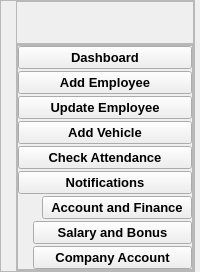
      <widget class="QWidget" name="LeftMenuPage1">
       <layout class="QVBoxLayout" name="verticalLayout_10">
        <property name="spacing">
         <number>0</number>
        </property>
        <property name="leftMargin">
         <number>0</number>
        </property>
        <property name="topMargin">
         <number>0</number>
        </property>
        <property name="rightMargin">
         <number>5</number>
        </property>
        <property name="bottomMargin">
         <number>0</number>
        </property>
        <item>
         <widget class="QFrame" name="frame_8">
          <property name="maximumSize">
           <size>
            <width>220999</width>
            <height>16777215</height>
           </size>
          </property>
          <property name="frameShape">
           <enum>QFrame::StyledPanel</enum>
          </property>
          <property name="frameShadow">
           <enum>QFrame::Raised</enum>
          </property>
          <layout class="QVBoxLayout" name="verticalLayout_11">
           <property name="spacing">
            <number>0</number>
           </property>
           <property name="leftMargin">
            <number>15</number>
           </property>
           <property name="topMargin">
            <number>0</number>
           </property>
           <property name="rightMargin">
            <number>0</number>
           </property>
           <property name="bottomMargin">
            <number>0</number>
           </property>
           <item alignment="Qt::AlignTop">
            <widget class="QFrame" name="frame_9">
             <property name="font">
              <font>
               <pointsize>15</pointsize>
               <weight>75</weight>
               <bold>true</bold>
              </font>
             </property>
             <property name="frameShape">
              <enum>QFrame::StyledPanel</enum>
             </property>
             <property name="frameShadow">
              <enum>QFrame::Raised</enum>
             </property>
             <layout class="QHBoxLayout" name="horizontalLayout_10">
              <property name="rightMargin">
               <number>0</number>
              </property>
              <item>
               <widget class="QLabel" name="label_7">
                <property name="maximumSize">
                 <size>
                  <width>150</width>
                  <height>150</height>
                 </size>
                </property>
                <property name="font">
                 <font>
                  <pointsize>15</pointsize>
                  <weight>75</weight>
                  <bold>true</bold>
                 </font>
                </property>
                <property name="midLineWidth">
                 <number>0</number>
                </property>
                <property name="text">
                 <string/>
                </property>
                <property name="pixmap">
                 <pixmap resource="Resource.qrc">:/LOGO/Graphics/ARM_LOGO_Crop.png</pixmap>
                </property>
                <property name="scaledContents">
                 <bool>true</bool>
                </property>
               </widget>
              </item>
             </layout>
            </widget>
           </item>
           <item>
            <widget class="QFrame" name="frame_10">
             <property name="sizePolicy">
              <sizepolicy hsizetype="Preferred" vsizetype="Expanding">
               <horstretch>0</horstretch>
               <verstretch>0</verstretch>
              </sizepolicy>
             </property>
             <property name="frameShape">
              <enum>QFrame::StyledPanel</enum>
             </property>
             <property name="frameShadow">
              <enum>QFrame::Raised</enum>
             </property>
             <layout class="QVBoxLayout" name="verticalLayout_13">
              <property name="spacing">
               <number>0</number>
              </property>
              <property name="leftMargin">
               <number>0</number>
              </property>
              <property name="topMargin">
               <number>0</number>
              </property>
              <property name="rightMargin">
               <number>0</number>
              </property>
              <property name="bottomMargin">
               <number>0</number>
              </property>
              <item alignment="Qt::AlignTop">
               <widget class="QFrame" name="frame_11">
                <property name="frameShape">
                 <enum>QFrame::StyledPanel</enum>
                </property>
                <property name="frameShadow">
                 <enum>QFrame::Raised</enum>
                </property>
                <layout class="QVBoxLayout" name="verticalLayout_12">
                 <property name="spacing">
                  <number>2</number>
                 </property>
                 <property name="leftMargin">
                  <number>0</number>
                 </property>
                 <property name="topMargin">
                  <number>0</number>
                 </property>
                 <property name="rightMargin">
                  <number>0</number>
                 </property>
                 <property name="bottomMargin">
                  <number>0</number>
                 </property>
                 <item>
                  <widget class="QPushButton" name="btnDashboard">
                   <property name="font">
                    <font>
                     <pointsize>10</pointsize>
                     <weight>75</weight>
                     <bold>true</bold>
                    </font>
                   </property>
                   <property name="text">
                    <string>Dashboard</string>
                   </property>
                   <property name="icon">
                    <iconset resource="Resource.qrc">
                     <normaloff>:/White Icons/Graphics/featherBlack/dashboard.png</normaloff>:/White Icons/Graphics/featherBlack/dashboard.png</iconset>
                   </property>
                   <property name="iconSize">
                    <size>
                     <width>24</width>
                     <height>24</height>
                    </size>
                   </property>
                  </widget>
                 </item>
                 <item>
                  <widget class="QPushButton" name="btnAddEmployee">
                   <property name="font">
                    <font>
                     <family>Segoe UI</family>
                     <pointsize>10</pointsize>
                     <weight>75</weight>
                     <bold>true</bold>
                    </font>
                   </property>
                   <property name="text">
                    <string>Add Employee</string>
                   </property>
                   <property name="icon">
                    <iconset resource="Resource.qrc">
                     <normaloff>:/White Icons/Graphics/featherBlack/onboarding.png</normaloff>:/White Icons/Graphics/featherBlack/onboarding.png</iconset>
                   </property>
                   <property name="iconSize">
                    <size>
                     <width>24</width>
                     <height>24</height>
                    </size>
                   </property>
                  </widget>
                 </item>
                 <item>
                  <widget class="QPushButton" name="btnUpdateEmployee">
                   <property name="font">
                    <font>
                     <pointsize>10</pointsize>
                     <weight>75</weight>
                     <bold>true</bold>
                    </font>
                   </property>
                   <property name="text">
                    <string>Update Employee</string>
                   </property>
                   <property name="icon">
                    <iconset resource="Resource.qrc">
                     <normaloff>:/White Icons/Graphics/featherBlack/employee.png</normaloff>:/White Icons/Graphics/featherBlack/employee.png</iconset>
                   </property>
                   <property name="iconSize">
                    <size>
                     <width>24</width>
                     <height>24</height>
                    </size>
                   </property>
                  </widget>
                 </item>
                 <item>
                  <widget class="QPushButton" name="btn_AddVehicle">
                   <property name="font">
                    <font>
                     <pointsize>10</pointsize>
                     <weight>75</weight>
                     <bold>true</bold>
                    </font>
                   </property>
                   <property name="text">
                    <string>Add Vehicle</string>
                   </property>
                   <property name="icon">
                    <iconset resource="Resource.qrc">
                     <normaloff>:/White Icons/Graphics/featherBlack/car.png</normaloff>:/White Icons/Graphics/featherBlack/car.png</iconset>
                   </property>
                   <property name="iconSize">
                    <size>
                     <width>24</width>
                     <height>24</height>
                    </size>
                   </property>
                  </widget>
                 </item>
                 <item>
                  <widget class="QPushButton" name="btnCheckAttendance">
                   <property name="font">
                    <font>
                     <pointsize>10</pointsize>
                     <weight>75</weight>
                     <bold>true</bold>
                    </font>
                   </property>
                   <property name="text">
                    <string>Check Attendance</string>
                   </property>
                   <property name="icon">
                    <iconset resource="Resource.qrc">
                     <normaloff>:/White Icons/Graphics/featherBlack/attendance.png</normaloff>:/White Icons/Graphics/featherBlack/attendance.png</iconset>
                   </property>
                   <property name="iconSize">
                    <size>
                     <width>24</width>
                     <height>24</height>
                    </size>
                   </property>
                  </widget>
                 </item>
                 <item>
                  <widget class="QPushButton" name="btnNotification">
                   <property name="font">
                    <font>
                     <pointsize>10</pointsize>
                     <weight>75</weight>
                     <bold>true</bold>
                    </font>
                   </property>
                   <property name="text">
                    <string>Notifications</string>
                   </property>
                   <property name="icon">
                    <iconset resource="Resource.qrc">
                     <normaloff>:/White Icons/Graphics/featherBlack/notification.png</normaloff>:/White Icons/Graphics/featherBlack/notification.png</iconset>
                   </property>
                   <property name="iconSize">
                    <size>
                     <width>24</width>
                     <height>24</height>
                    </size>
                   </property>
                  </widget>
                 </item>
                 <item>
                  <widget class="QWidget" name="widget_Inventory_dropdown" native="true">
                   <layout class="QHBoxLayout" name="horizontalLayout_22">
                    <property name="spacing">
                     <number>0</number>
                    </property>
                    <property name="leftMargin">
                     <number>0</number>
                    </property>
                    <property name="topMargin">
                     <number>0</number>
                    </property>
                    <property name="rightMargin">
                     <number>0</number>
                    </property>
                    <property name="bottomMargin">
                     <number>0</number>
                    </property>
                    <item>
                     <widget class="QLabel" name="label_31">
                      <property name="maximumSize">
                       <size>
                        <width>24</width>
                        <height>24</height>
                       </size>
                      </property>
                      <property name="text">
                       <string/>
                      </property>
                      <property name="pixmap">
                       <pixmap resource="Resource.qrc">:/Black Icons/Graphics/featherBlack/trello.svg</pixmap>
                      </property>
                     </widget>
                    </item>
                    <item>
                     <widget class="QPushButton" name="btn_AccountFinanace">
                      <property name="font">
                       <font>
                        <pointsize>10</pointsize>
                        <weight>75</weight>
                        <bold>true</bold>
                       </font>
                      </property>
                      <property name="layoutDirection">
                       <enum>Qt::RightToLeft</enum>
                      </property>
                      <property name="text">
                       <string>Account and Finance</string>
                      </property>
                      <property name="icon">
                       <iconset resource="Resource.qrc">
                        <normaloff>:/Black Icons/Graphics/featherBlack/chevron-right.svg</normaloff>:/Black Icons/Graphics/featherBlack/chevron-right.svg</iconset>
                      </property>
                      <property name="checkable">
                       <bool>true</bool>
                      </property>
                     </widget>
                    </item>
                   </layout>
                  </widget>
                 </item>
                 <item>
                  <widget class="QWidget" name="widget_13" native="true">
                   <layout class="QVBoxLayout" name="verticalLayout_21">
                    <property name="spacing">
                     <number>2</number>
                    </property>
                    <property name="leftMargin">
                     <number>15</number>
                    </property>
                    <property name="topMargin">
                     <number>0</number>
                    </property>
                    <property name="rightMargin">
                     <number>0</number>
                    </property>
                    <property name="bottomMargin">
                     <number>0</number>
                    </property>
                    <item>
                     <widget class="QPushButton" name="btn_SalaryBonus">
                      <property name="font">
                       <font>
                        <pointsize>10</pointsize>
                        <weight>75</weight>
                        <bold>true</bold>
                       </font>
                      </property>
                      <property name="text">
                       <string>Salary and Bonus</string>
                      </property>
                      <property name="icon">
                       <iconset resource="Resource.qrc">
                        <normaloff>:/Black Icons/Graphics/featherBlack/clipboard.svg</normaloff>:/Black Icons/Graphics/featherBlack/clipboard.svg</iconset>
                      </property>
                      <property name="iconSize">
                       <size>
                        <width>24</width>
                        <height>20</height>
                       </size>
                      </property>
                     </widget>
                    </item>
                    <item>
                     <widget class="QPushButton" name="btn_CompanyAccount">
                      <property name="font">
                       <font>
                        <pointsize>10</pointsize>
                        <weight>75</weight>
                        <bold>true</bold>
                       </font>
                      </property>
                      <property name="text">
                       <string>Company Account</string>
                      </property>
                      <property name="icon">
                       <iconset resource="Resource.qrc">
                        <normaloff>:/Black Icons/Graphics/featherBlack/database.svg</normaloff>:/Black Icons/Graphics/featherBlack/database.svg</iconset>
                      </property>
                      <property name="iconSize">
                       <size>
                        <width>24</width>
                        <height>20</height>
                       </size>
                      </property>
                     </widget>
                    </item>
                   </layout>
                  </widget>
                 </item>
                </layout>
               </widget>
              </item>
             </layout>
            </widget>
           </item>
          </layout>
         </widget>
        </item>
       </layout>
      </widget>
